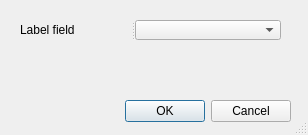
<?xml version="1.0" encoding="UTF-8"?>
<ui version="4.0">
 <class>EasyCustomLabeling</class>
 <widget class="QDialog" name="EasyCustomLabeling">
  <property name="geometry">
   <rect>
    <x>0</x>
    <y>0</y>
    <width>308</width>
    <height>135</height>
   </rect>
  </property>
  <property name="minimumSize">
   <size>
    <width>250</width>
    <height>135</height>
   </size>
  </property>
  <property name="maximumSize">
   <size>
    <width>350</width>
    <height>135</height>
   </size>
  </property>
  <property name="windowTitle">
   <string>EasyCustomLabeling</string>
  </property>
  <property name="windowOpacity">
   <double>1.000000000000000</double>
  </property>
  <property name="toolTip">
   <string>Choose labeling field</string>
  </property>
  <property name="locale">
   <locale language="English" country="UnitedStates"/>
  </property>
  <property name="sizeGripEnabled">
   <bool>true</bool>
  </property>
  <property name="modal">
   <bool>true</bool>
  </property>
  <widget class="QDialogButtonBox" name="buttonBox">
   <property name="geometry">
    <rect>
     <x>100</x>
     <y>100</y>
     <width>191</width>
     <height>23</height>
    </rect>
   </property>
   <property name="standardButtons">
    <set>QDialogButtonBox::Cancel|QDialogButtonBox::Ok</set>
   </property>
  </widget>
  <widget class="QSplitter" name="splitter">
   <property name="geometry">
    <rect>
     <x>20</x>
     <y>20</y>
     <width>261</width>
     <height>20</height>
    </rect>
   </property>
   <property name="orientation">
    <enum>Qt::Horizontal</enum>
   </property>
   <widget class="QLabel" name="label">
    <property name="locale">
     <locale language="English" country="UnitedStates"/>
    </property>
    <property name="text">
     <string>Label field</string>
    </property>
   </widget>
   <widget class="QComboBox" name="labelfield"/>
  </widget>
 </widget>
 <resources/>
 <connections>
  <connection>
   <sender>buttonBox</sender>
   <signal>accepted()</signal>
   <receiver>EasyCustomLabeling</receiver>
   <slot>accept()</slot>
   <hints>
    <hint type="sourcelabel">
     <x>257</x>
     <y>101</y>
    </hint>
    <hint type="destinationlabel">
     <x>174</x>
     <y>77</y>
    </hint>
   </hints>
  </connection>
  <connection>
   <sender>buttonBox</sender>
   <signal>rejected()</signal>
   <receiver>EasyCustomLabeling</receiver>
   <slot>reject()</slot>
   <hints>
    <hint type="sourcelabel">
     <x>257</x>
     <y>101</y>
    </hint>
    <hint type="destinationlabel">
     <x>174</x>
     <y>77</y>
    </hint>
   </hints>
  </connection>
 </connections>
</ui>
